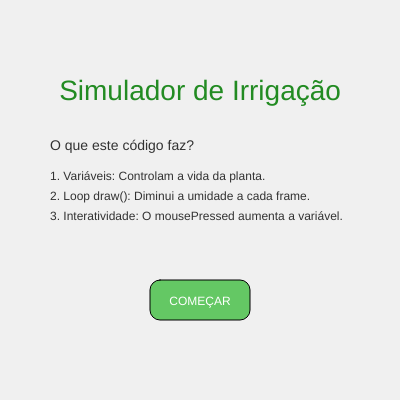
Frame 1 (no input)
Frame 60 (no input): identical to frame 1, image omitted
Frame 120 (the mouse pressed at the canvas centre since frame 60): identical to frame 1, image omitted

The p5.js sketch that drew this single still picture (run headless with seeded random() and noise() and a simulated clock; from frame 60 on, the mouse is pressed at the canvas centre):

// p5.js sketch
// ── sketch.js
let umidade = 100;
let telaAtiva = "MENU"; // Controla qual tela exibir: "MENU" ou "JOGO"

function setup() {
  createCanvas(400, 400);
}

function draw() {
  if (telaAtiva === "MENU") {
    exibirMenu();
  } else if (telaAtiva === "JOGO") {
    executarJogo();
  }
}

function exibirMenu() {
  background(240);
  
  // Título
  fill(34, 139, 34);
  textAlign(CENTER);
  textSize(28);
  text("Simulador de Irrigação", width/2, 100);
  
  // Explicação técnica
  fill(50);
  textSize(14);
  textAlign(LEFT);
  text("O que este código faz?", 50, 150);
  
  textSize(12);
  text("1. Variáveis: Controlam a vida da planta.", 50, 180);
  text("2. Loop draw(): Diminui a umidade a cada frame.", 50, 200);
  text("3. Interatividade: O mousePressed aumenta a variável.", 50, 220);
  
  // Botão Iniciar
  fill(100, 200, 100);
  rect(150, 280, 100, 40, 10);
  fill(255);
  textAlign(CENTER);
  text("COMEÇAR", 200, 305);
}

function executarJogo() {
  background(135, 206, 235);
  
  // Solo
  noStroke();
  fill(100, 60, 20);
  rect(0, 300, 400, 100);

  // Plantação
  desenharPlanta(100, 310);
  desenharPlanta(200, 310);
  desenharPlanta(300, 310);

  // Lógica de umidade
  if (umidade > 0) umidade -= 0.2;
  
  // Interface
  fill(0);
  textAlign(LEFT);
  textSize(16);
  text("Umidade do Solo: " + floor(umidade) + "%", 20, 30);
  text("Clique para IRRIGAR", 20, 55);

  if (umidade < 30) {
    fill(255, 0, 0);
    text("ALERTA: Solo Seco!", 20, 80);
  }
}

function desenharPlanta(x, y) {
  let r = map(umidade, 0, 100, 150, 34);
  let g = map(umidade, 0, 100, 100, 139);
  let b = map(umidade, 0, 100, 50, 34);
  fill(r, g, b);
  
  let h = map(umidade, 0, 100, 10, 60);
  rect(x, y - h, 10, h); 
  ellipse(x + 5, y - h, 30, 20);
}

function mousePressed() {
  if (telaAtiva === "MENU") {
    // Verifica se clicou na área do botão "COMEÇAR"
    if (mouseX > 150 && mouseX < 250 && mouseY > 280 && mouseY < 320) {
      telaAtiva = "JOGO";
    }
  } else {
    umidade += 20;
    if (umidade > 100) umidade = 100;
  }
}
